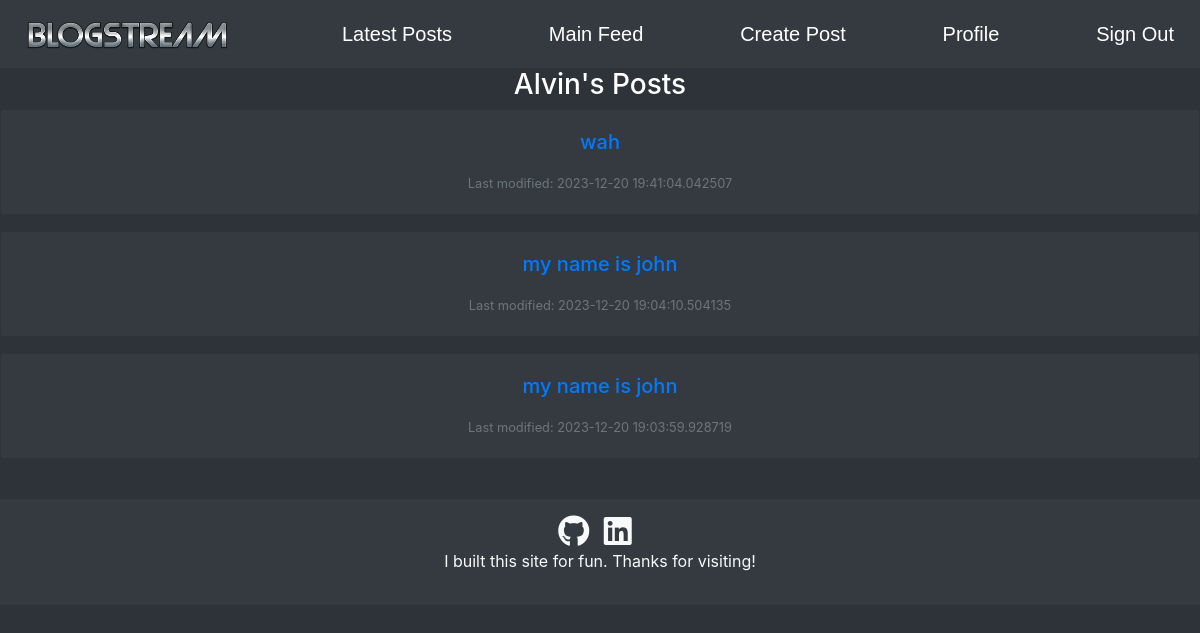
Before: /user/1/posts (signed in) with the older database file.
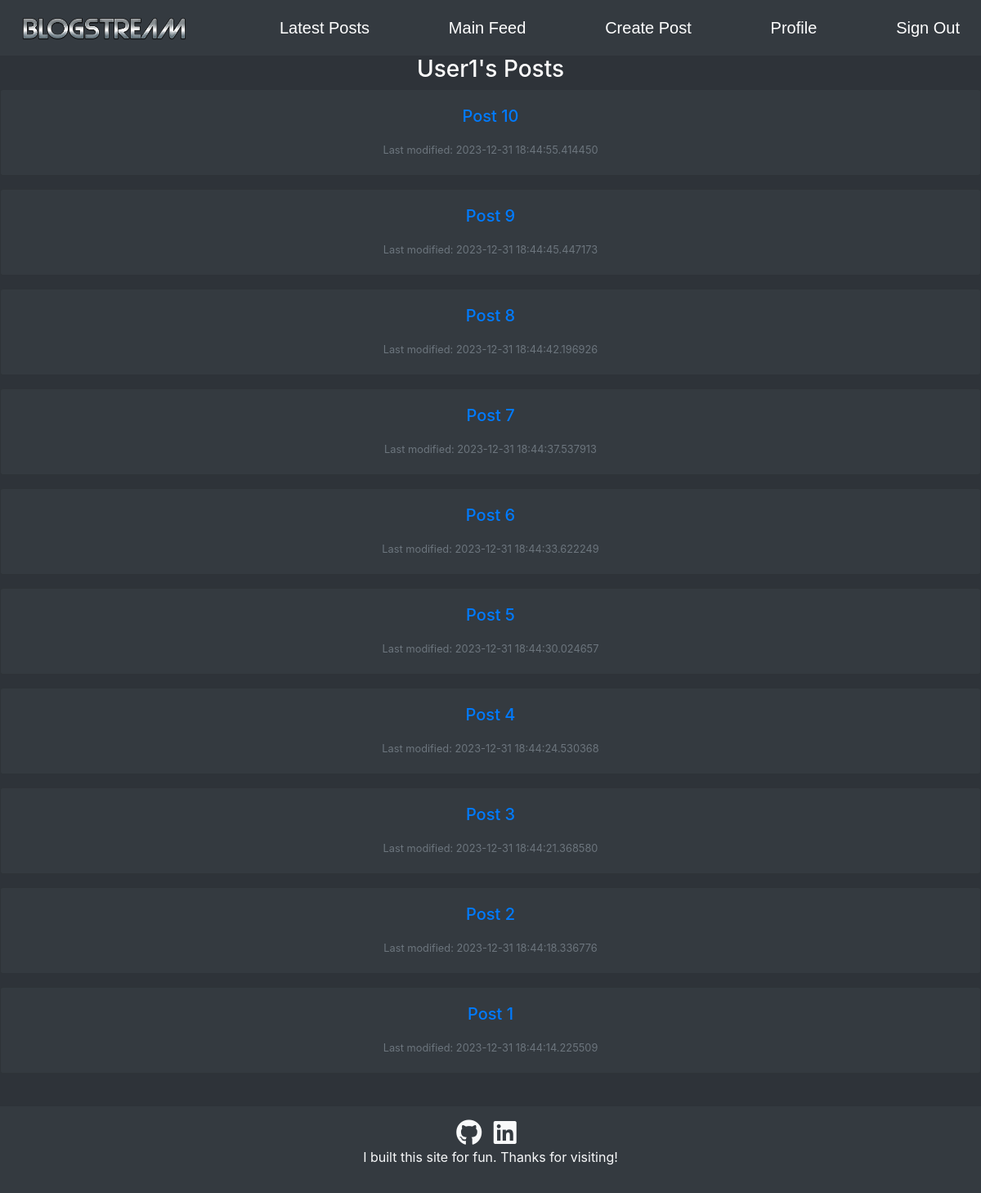
After: the same page with the newer database file.
### tables this page shows
CREATE TABLE users(UserID INTEGER NOT NULL PRIMARY KEY, Username text NOT NULL UNIQUE, Password text, About text, JoinDate text);

CREATE TABLE posts(PostID INTEGER NOT NULL PRIMARY KEY, UserID INTEGER NOT NULL, Title text NOT NULL, Text text, Date text, Likes INTEGER NOT NULL);

### app/__init__.py (the view)
@app.route("/user/<userid>/posts", methods=['GET'])
def get_user_posts(userid):
    if 'username' in session and 'userID' in session:
        cursor = db.cursor()
        cursor.execute('SELECT Username FROM users WHERE UserID=?', (userid,))
        userData = cursor.fetchone()
        if userData and 'userID' in session:
            username = userData[0]
            cursor.execute('SELECT * FROM posts WHERE UserID=?', (userid,))
            posts = cursor.fetchall()
            return render_template("user_posts.html", username = username, posts = posts[::-1], logged_in="True")
        else:
            return render_template("error.html")
    else:
        return redirect("/login")

### app/templates/user_posts.html (shortened to what this page needs)
<!DOCTYPE html>
<html>
{% extends "navbar.html" %}
{% block body %}
<body>
    <h3 class="text-center text-white">{{username}}'s Posts</h3>
    <div>
        {% for post in posts|sort(attribute='0')|reverse %}
        <div class="card bg-dark text-white mb-3">
            <div class="card-body text-center">
                <h5 class="card-title mb-3"><a href="/post/{{ post[0] }}">{{ post[2] }}</a></h5>
                    <p class="card-text"><small class="text-muted">Last modified: {{ post[4] }}</small></p>
            </div>
        </div>
        {% endfor %}
    </div>
</body>
{% endblock %}

Changed rows visible on the page:
removed posts: Title "wah", Date "2023-12-20 19:41:04.042507"
changed users: Username "Alvin" → "User1"
added posts: Title "Post 10", Date "2023-12-31 18:44:55.414450"
added posts: Title "Post 9", Date "2023-12-31 18:44:45.447173"
added posts: Title "Post 8", Date "2023-12-31 18:44:42.196926"
added posts: Title "Post 7", Date "2023-12-31 18:44:37.537913"
added posts: Title "Post 6", Date "2023-12-31 18:44:33.622249"
added posts: Title "Post 5", Date "2023-12-31 18:44:30.024657"
added posts: Title "Post 4", Date "2023-12-31 18:44:24.530368"
added posts: Title "Post 3", Date "2023-12-31 18:44:21.368580"
changed posts: Title "my name is john" → "Post 2"; Date "2023-12-20 19:04:10.504135" → "2023-12-31 18:44:18.336776"
changed posts: Title "my name is john" → "Post 1"; Date "2023-12-20 19:03:59.928719" → "2023-12-31 18:44:14.225509"
